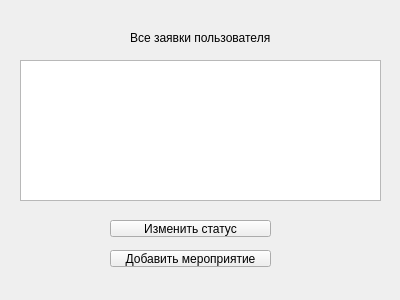
<?xml version="1.0" encoding="UTF-8"?>
<ui version="4.0">
 <class>Form</class>
 <widget class="QWidget" name="Form">
  <property name="geometry">
   <rect>
    <x>0</x>
    <y>0</y>
    <width>400</width>
    <height>300</height>
   </rect>
  </property>
  <property name="windowTitle">
   <string>Form</string>
  </property>
  <widget class="QLabel" name="label">
   <property name="geometry">
    <rect>
     <x>130</x>
     <y>30</y>
     <width>221</width>
     <height>16</height>
    </rect>
   </property>
   <property name="text">
    <string>Все заявки пользователя</string>
   </property>
  </widget>
  <widget class="QTextBrowser" name="textBrowser">
   <property name="geometry">
    <rect>
     <x>20</x>
     <y>60</y>
     <width>361</width>
     <height>141</height>
    </rect>
   </property>
  </widget>
  <widget class="QPushButton" name="pushButton">
   <property name="geometry">
    <rect>
     <x>110</x>
     <y>220</y>
     <width>161</width>
     <height>17</height>
    </rect>
   </property>
   <property name="text">
    <string>Изменить статус</string>
   </property>
  </widget>
  <widget class="QPushButton" name="pushButton_2">
   <property name="geometry">
    <rect>
     <x>110</x>
     <y>250</y>
     <width>161</width>
     <height>17</height>
    </rect>
   </property>
   <property name="text">
    <string>Добавить мероприятие</string>
   </property>
  </widget>
 </widget>
 <resources/>
 <connections/>
</ui>
